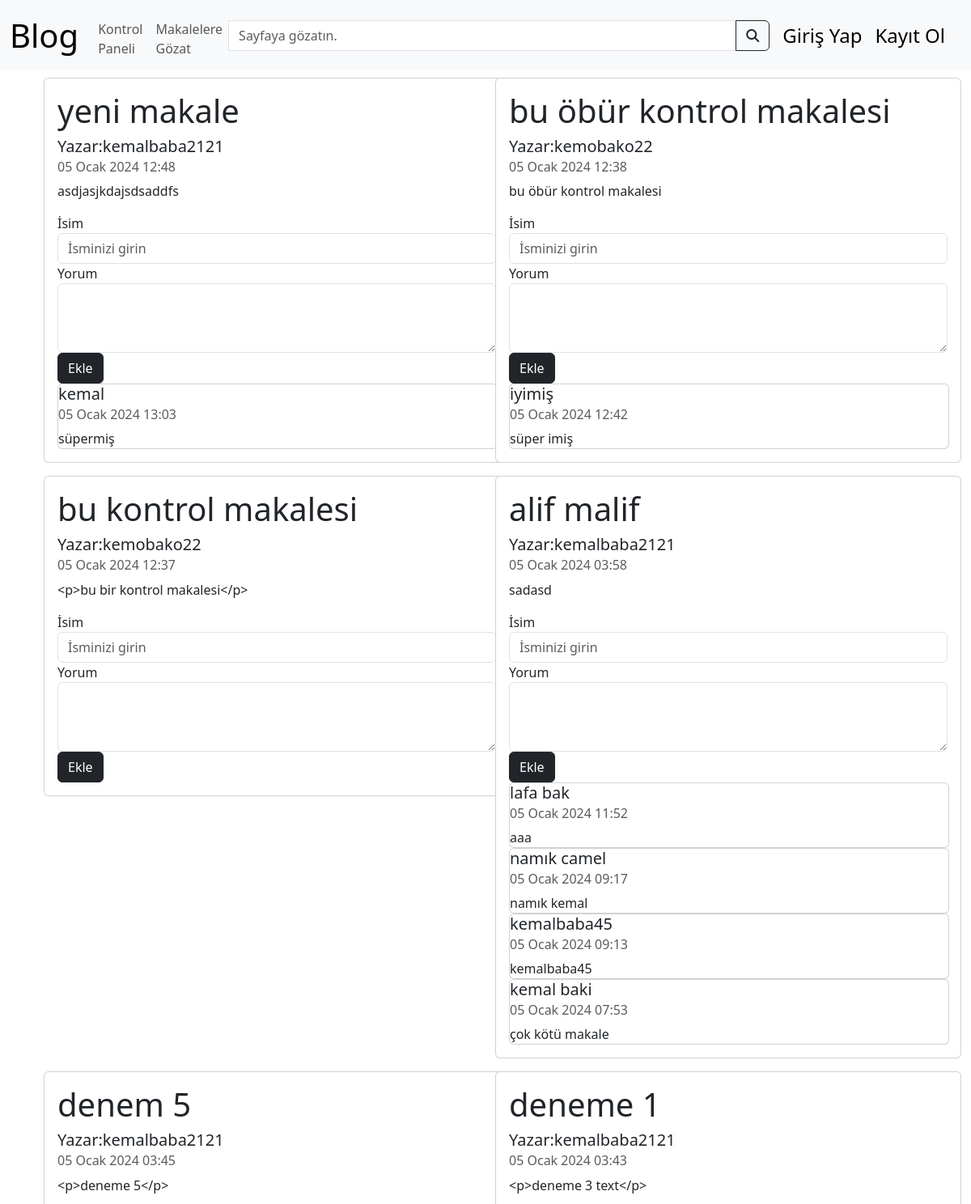
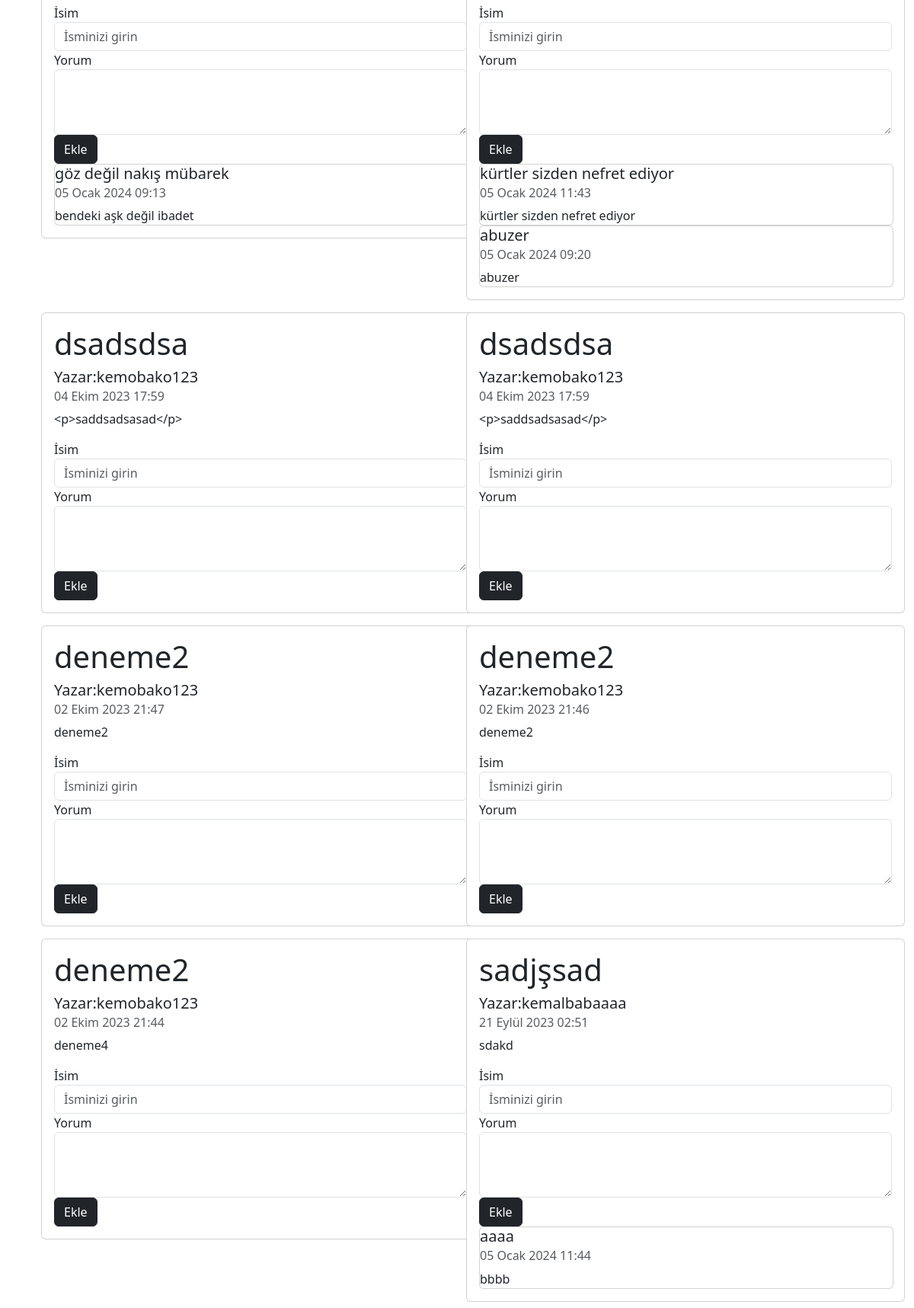
Screenshot of /article/articles/ with the database file from the repository (2 pictures, top to bottom).
### article/models.py (models this page shows, shortened)
class article(models.Model):
    author=models.ForeignKey("auth.User",on_delete=models.CASCADE,verbose_name="Yazar")
    title=models.CharField(max_length=50,verbose_name="Başlık")
    text=RichTextField()
    datetime=models.DateTimeField(auto_now_add=True,verbose_name="Oluşturma Tarihi")
    article_image=models.FileField(blank=True,verbose_name="Dosyayı Bırak",null=True)
    class Meta:
        ordering = ['-datetime']

class comments(models.Model):
    article=models.ForeignKey(article,on_delete=models.CASCADE,verbose_name="Makale",related_name="comments")
    comment_author=models.CharField(max_length=25,verbose_name="İsim")
    comment_content=models.TextField(max_length=250,verbose_name="İçerik")
    comment_date=models.DateTimeField( auto_now_add=True )
    class Meta:
        ordering = ['-comment_date']

### article/views.py (the view, shortened to what this page needs)
# urls.py: path('articles/', views.articles,name="articles"),
def articles(request):
    keyword=request.GET.get("keyword")
    if keyword:
        articles=article.objects.filter(title__contains=keyword)
        return render(request,"articles.html",{"articles":articles})
    articles = article.objects.all()
    comments1 = comments.objects.all()
    return render(request, "articles.html", {"articles": articles, "comments": comments1})

### templates/articles.html (shortened to what this page needs)
{% extends "layout.html" %}
{% block blok %}
<div class="container">
    <div class="row">
        {% for article in articles %}
        <div class="col-md-6">
            <div class="card mt-2 mb-2" style="width: 36rem;">
                <div class="card-body">
                    <h1 class="card-title">{{article.title}}</h1>
                    <h5 class="card-title">Yazar:{{article.author}}</h5>
                    <h6 class="card-subtitle mb-2 text-body-secondary">{{article.datetime}}</h6>
                    <p class="card-text">{{article.text}}</p>
                    <form method="post" action="/article/articles/">
                        <div class="form-group">
                            <label for="formGroupExampleInput">İsim</label>
                            <input name="comment_author" type="text" class="form-control" id="formGroupExampleInput"
                                placeholder="İsminizi girin">
                        </div>
                        <div class="form-group">
                            <label for="formGroupExampleInput">Yorum</label>
                            <textarea name="comment_content" class="form-control" rows="3"></textarea>
                        </div>
                        <button type="submit" class="btn btn-dark">Ekle</button>
                    </form>
                    {% for comment in comments %}
                    {% if comment.article_id == article.id %}
                    <div class="card" style="width: 34rem;">
                        <h5 class="card-title">{{ comment.comment_author }}</h5>
                        <h6 class="card-subtitle mb-2 text-body-secondary">{{ comment.comment_date }}</h6>
                        <p class="card-text">{{ comment.comment_content }}</p>
                    </div>
                    {% endif %}
                    {% endfor %}
                </div>
            </div>
        </div>
        {% endfor %}
    </div>
</div>
{% endblock blok %}

### rows the page displays
article: title "yeni makale", author "kemalbaba2121", datetime "05 Ocak 2024 12:48", text "asdjasjkdajsdsaddfs"
comments: comment_author "kemal", comment_date "05 Ocak 2024 13:03", comment_content "süpermiş"
article: title "bu öbür kontrol makalesi", author "kemobako22", datetime "05 Ocak 2024 12:38", text "bu öbür kontrol makalesi"
comments: comment_author "iyimiş", comment_date "05 Ocak 2024 12:42", comment_content "süper imiş"
article: title "bu kontrol makalesi", author "kemobako22", datetime "05 Ocak 2024 12:37", text "<p>bu bir kontrol makalesi</p>"
article: title "alif malif", author "kemalbaba2121", datetime "05 Ocak 2024 03:58", text "sadasd"
comments: comment_author "lafa bak", comment_date "05 Ocak 2024 11:52", comment_content "aaa"
comments: comment_author "namık camel", comment_date "05 Ocak 2024 09:17", comment_content "namık kemal"
comments: comment_author "kemalbaba45", comment_date "05 Ocak 2024 09:13", comment_content "kemalbaba45"
comments: comment_author "kemal baki", comment_date "05 Ocak 2024 07:53", comment_content "çok kötü makale"
article: title "denem 5", author "kemalbaba2121", datetime "05 Ocak 2024 03:45", text "<p>deneme 5</p>"
comments: comment_author "göz değil nakış mübarek", comment_date "05 Ocak 2024 09:13", comment_content "bendeki aşk değil ibadet"
article: title "deneme 1", author "kemalbaba2121", datetime "05 Ocak 2024 03:43", text "<p>deneme 3 text</p>"
comments: comment_author "kürtler sizden nefret ediyor", comment_date "05 Ocak 2024 11:43", comment_content "kürtler sizden nefret ediyor"
comments: comment_author "abuzer", comment_date "05 Ocak 2024 09:20", comment_content "abuzer"
article: title "dsadsdsa", author "kemobako123", datetime "04 Ekim 2023 17:59", text "<p>saddsadsasad</p>"
article: title "dsadsdsa", author "kemobako123", datetime "04 Ekim 2023 17:59", text "<p>saddsadsasad</p>"
article: title "deneme2", author "kemobako123", datetime "02 Ekim 2023 21:47", text "deneme2"
article: title "deneme2", author "kemobako123", datetime "02 Ekim 2023 21:46", text "deneme2"
article: title "deneme2", author "kemobako123", datetime "02 Ekim 2023 21:44", text "deneme4"
article: title "sadjşsad", author "kemalbabaaaa", datetime "21 Eylül 2023 02:51", text "sdakd"
comments: comment_author "aaaa", comment_date "05 Ocak 2024 11:44", comment_content "bbbb"
